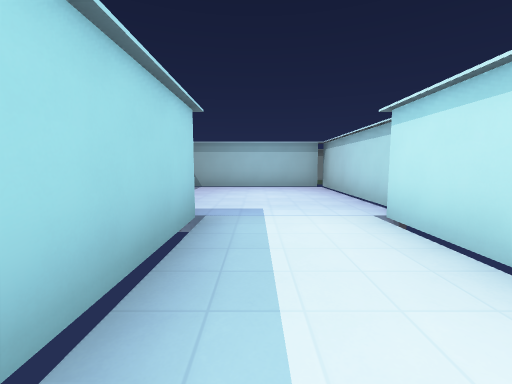
View 1 (above)

24 first-person views from a walk through a level from a Godot 3-D game. The camera is 1.5 m above the floor, tilts 6° down and sees 90° across. The floor is counted in squares, 2 m on a side. Each view is taken from the middle of a square. On the plan, view 1 faces up. The plan holds only what a view shows up to about 9 squares ahead; the rest is blank. The place goes on beyond the plan. Characters and animated objects are left out. Surface patterns are stand-ins for the level's own textures.

View 2
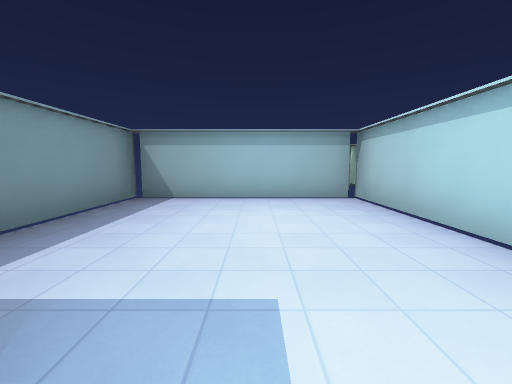

View 3
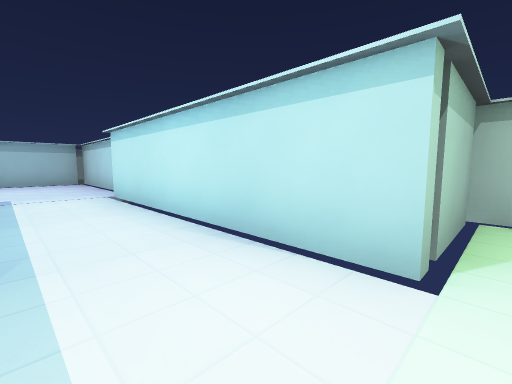

View 4
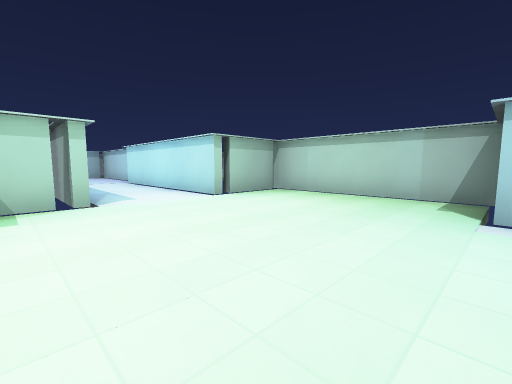

View 5
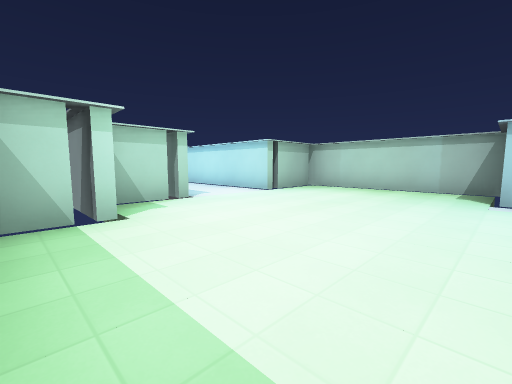

View 6
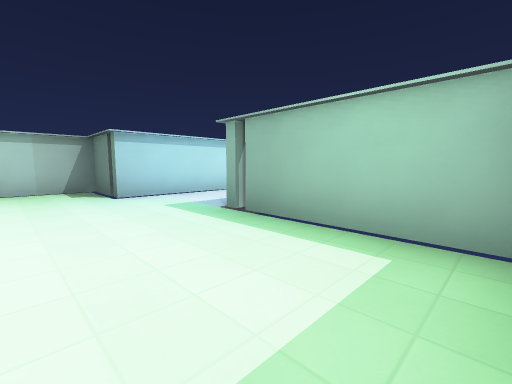

View 7
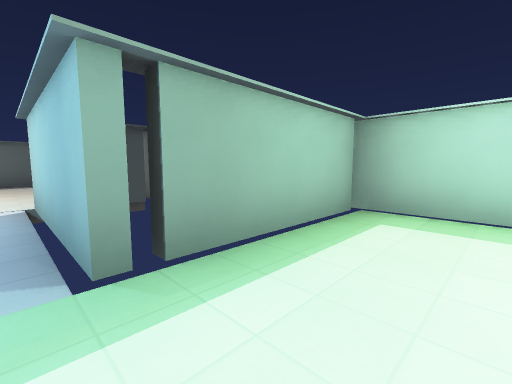

View 8
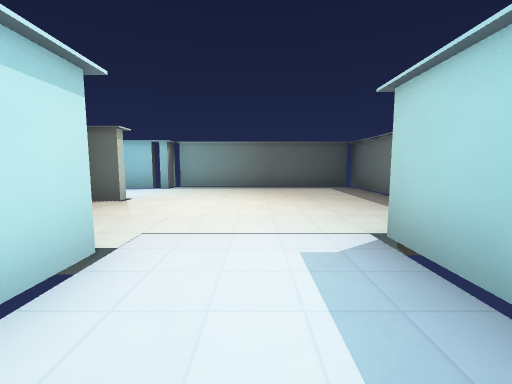

View 9
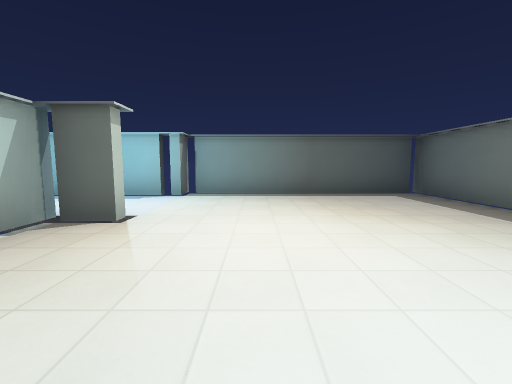

View 10
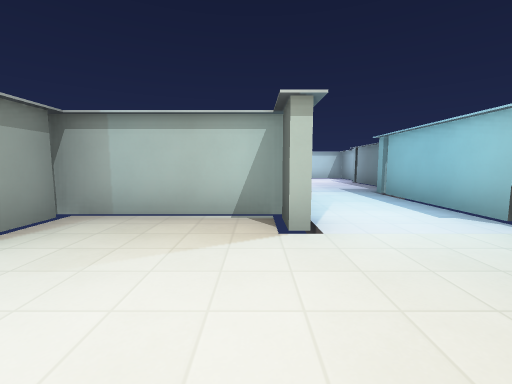

View 11
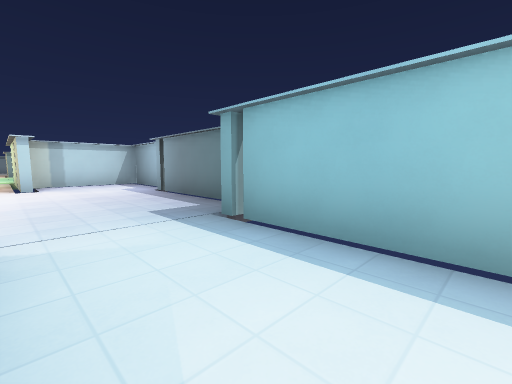

View 12
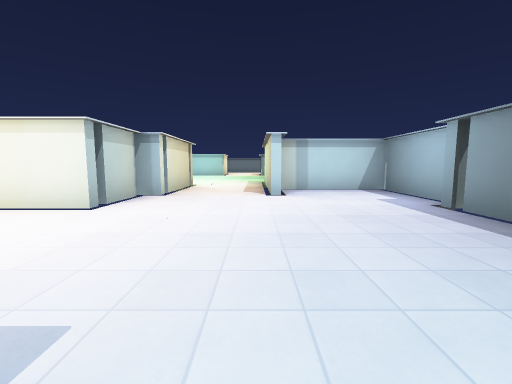

View 13
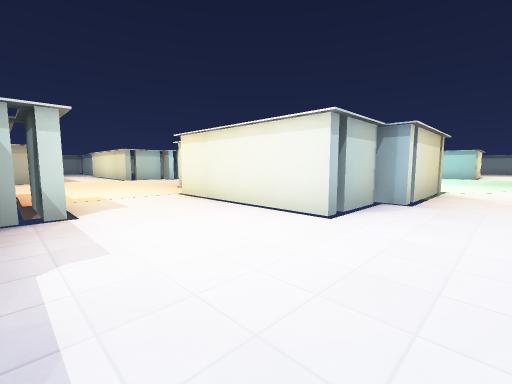

View 14
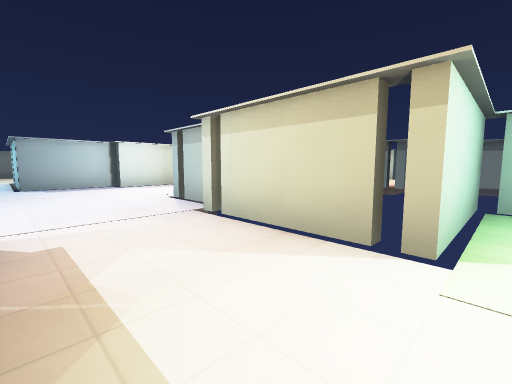

View 15
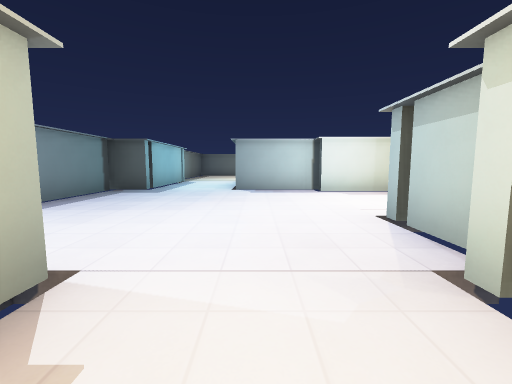

View 16
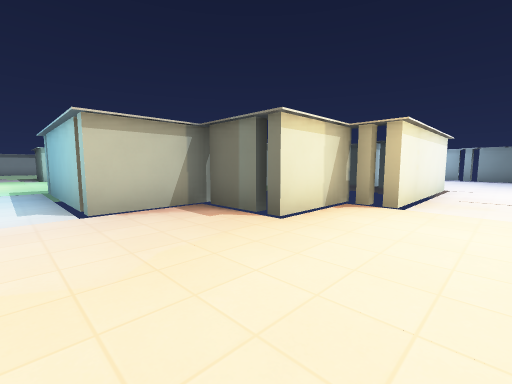

View 17
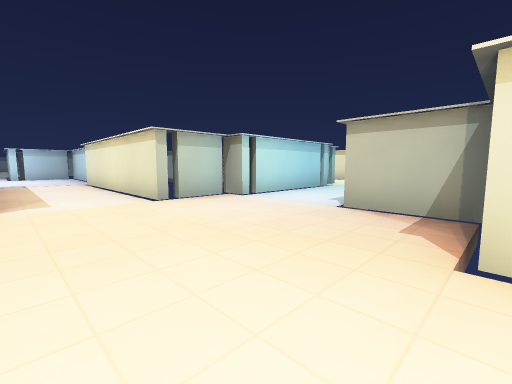

View 18
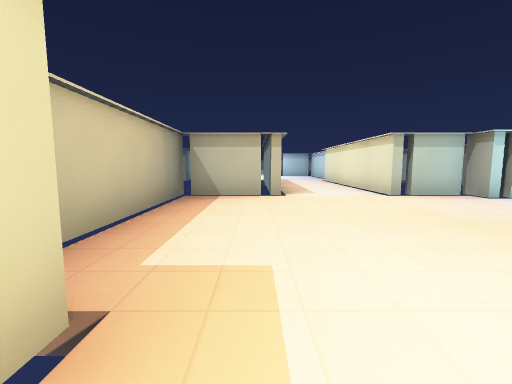

View 19
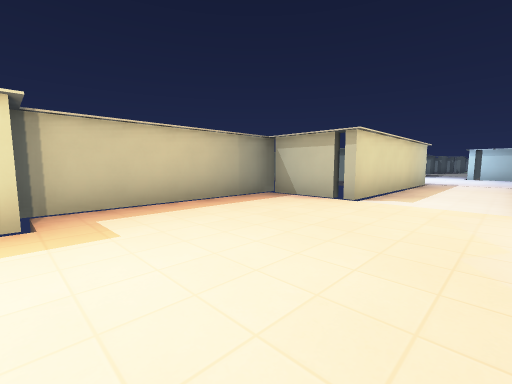

View 20
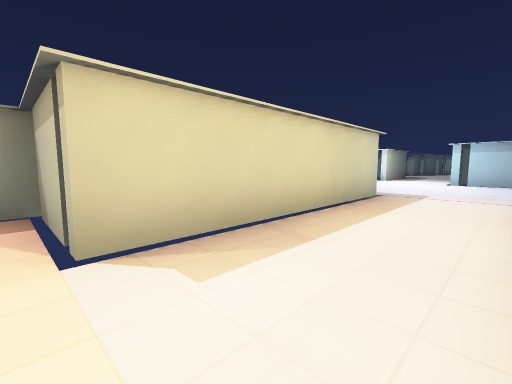

View 21
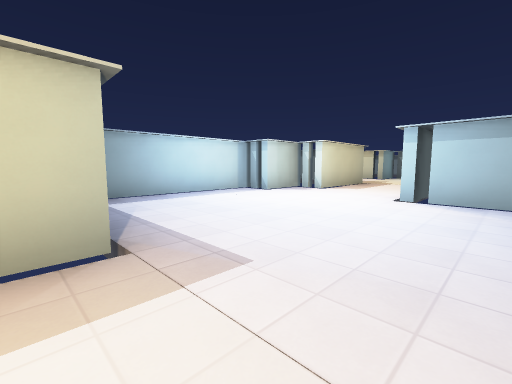

View 22
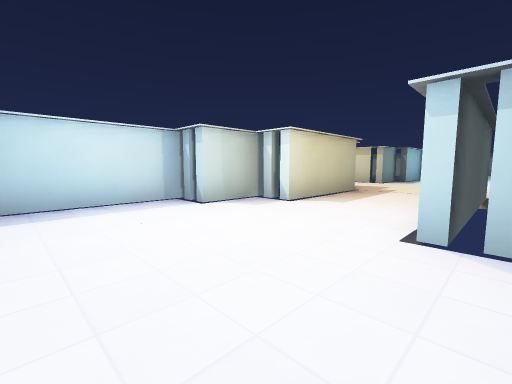

View 23
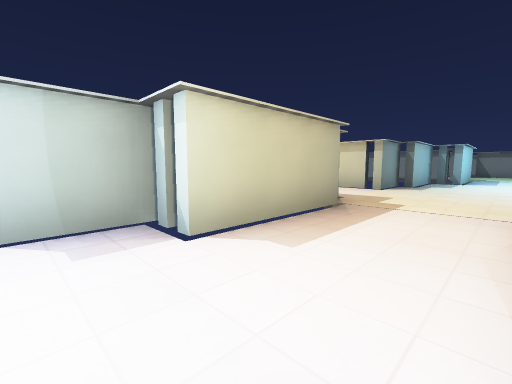

View 24
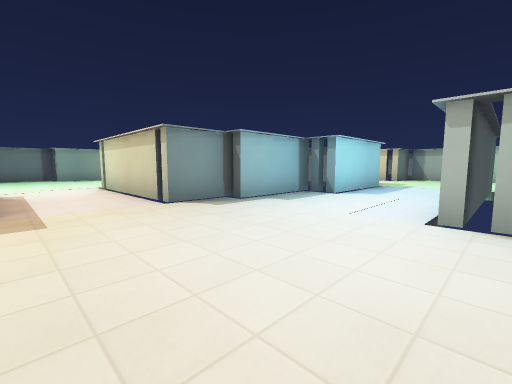

### Floor plan
Key: @ floor where view 1 was taken; # wall or solid block; x gap in a wall; . floor.
Columns run from 5 left of view 1 to 18 right of it. Each row starts with its distance up from view 1.
 25               #.. #
 24               #...#
 23              ##...#
 22              #....#
 21              #....#
 20              #....#
 19          #####.....
 18         ...........
 17        ............
 16        ............
 15              #...
 14              #...#
 13              #...#
 12             ##...#
 11             #....#
 10            ##....##
  9   #####x   #.......
  8   #.....#  #.......
  7   #.....#  #.......
  6   #.....#  #.......
  5    .....#    ......
  4    .....       #...
  3     #..#       #...#
  2     #..#       #...#
  1     #..#       #...#
  0     #@.#       #...#
 -1     #..#     ###...#x
 -2   ###..##x   #.......###
 -3   #.......#  #..........
 -4  x#.......#  #..........
 -5  .........#  #.......###
 -6  .........#  #.......#
 -7 #.........#  ##....#x#
 -8 #.......#x#   #....#
 -9  x###...#     #...##
-10     #...#    ##...#    x
-11     #...#    #....#   #.
-12    x#...###  #....#   #.
-13     ......#  #....#xx##.
-14     ......#  #..........
-15    ......#####..........
-16   #.................##..
-17   #..................##
-18   #..................#
-19    x#####x####.......#
-20              ####xx###

Where each view was taken, in squares from view 1:
view 1: 0 up, 0 right, facing up
view 2: 3 up, 0 right, facing up
view 3: 3 down, 0 right, facing up-right
view 4: 8 down, 2 left, facing up-right
view 5: 8 down, 4 left, facing up-right
view 6: 6 down, 4 left, facing down-right
view 7: 7 down, 0 right, facing down-left
view 8: 10 down, 1 right, facing down
view 9: 12 down, 2 right, facing down
view 10: 15 down, 1 right, facing right
view 11: 16 down, 5 right, facing down-right
view 12: 16 down, 8 right, facing right
view 13: 15 down, 9 right, facing up-right
view 14: 16 down, 18 right, facing up-left
view 15: 15 down, 16 right, facing left
view 16: 4 down, 11 right, facing down-right
view 17: 7 down, 11 right, facing up-right
view 18: 8 down, 10 right, facing up
view 19: 7 down, 13 right, facing up-left
view 20: 2 down, 13 right, facing up-left
view 21: 4 up, 13 right, facing up-left
view 22: 7 up, 12 right, facing up-left
view 23: 10 up, 11 right, facing up-left
view 24: 16 up, 13 right, facing up-left
